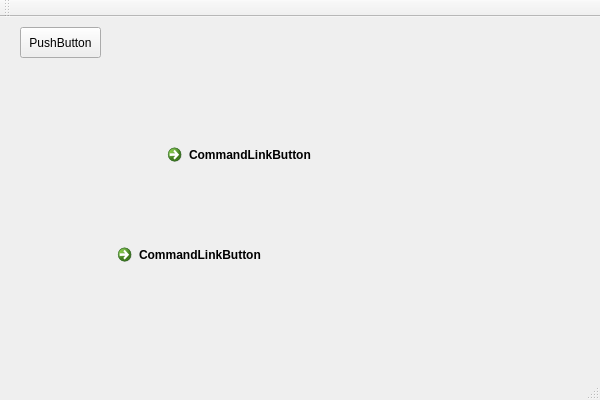
<?xml version="1.0" encoding="UTF-8"?>
<ui version="4.0">
 <class>QtOptimClass</class>
 <widget class="QMainWindow" name="QtOptimClass">
  <property name="geometry">
   <rect>
    <x>0</x>
    <y>0</y>
    <width>600</width>
    <height>400</height>
   </rect>
  </property>
  <property name="windowTitle">
   <string>QtOptim</string>
  </property>
  <widget class="QWidget" name="centralWidget">
   <widget class="QPushButton" name="pushButton">
    <property name="geometry">
     <rect>
      <x>20</x>
      <y>10</y>
      <width>81</width>
      <height>31</height>
     </rect>
    </property>
    <property name="text">
     <string>PushButton</string>
    </property>
   </widget>
   <widget class="QCommandLinkButton" name="commandLinkButton">
    <property name="geometry">
     <rect>
      <x>160</x>
      <y>120</y>
      <width>185</width>
      <height>41</height>
     </rect>
    </property>
    <property name="text">
     <string>CommandLinkButton</string>
    </property>
   </widget>
   <widget class="QCommandLinkButton" name="commandLinkButton_2">
    <property name="geometry">
     <rect>
      <x>110</x>
      <y>220</y>
      <width>185</width>
      <height>41</height>
     </rect>
    </property>
    <property name="text">
     <string>CommandLinkButton</string>
    </property>
   </widget>
  </widget>
  <widget class="QMenuBar" name="menuBar">
   <property name="geometry">
    <rect>
     <x>0</x>
     <y>0</y>
     <width>600</width>
     <height>21</height>
    </rect>
   </property>
  </widget>
  <widget class="QToolBar" name="mainToolBar">
   <attribute name="toolBarArea">
    <enum>TopToolBarArea</enum>
   </attribute>
   <attribute name="toolBarBreak">
    <bool>false</bool>
   </attribute>
  </widget>
  <widget class="QStatusBar" name="statusBar"/>
 </widget>
 <layoutdefault spacing="6" margin="11"/>
 <resources>
  <include location="qtoptim.qrc"/>
 </resources>
 <connections/>
</ui>
